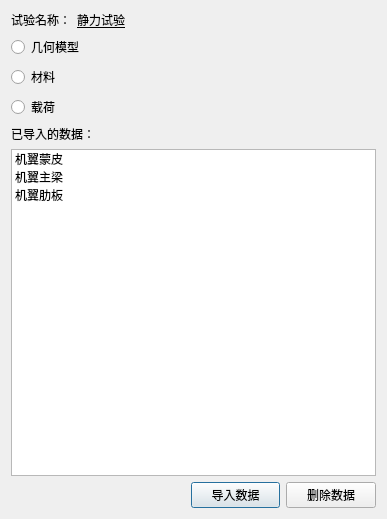
<?xml version="1.0" encoding="UTF-8"?>
<ui version="4.0">
 <class>Dialog</class>
 <widget class="QDialog" name="Dialog">
  <property name="geometry">
   <rect>
    <x>0</x>
    <y>0</y>
    <width>387</width>
    <height>519</height>
   </rect>
  </property>
  <property name="windowTitle">
   <string>静力试验-数据入库</string>
  </property>
  <layout class="QVBoxLayout" name="verticalLayout_2">
   <item>
    <layout class="QHBoxLayout" name="horizontalLayout" stretch="1,5">
     <item>
      <widget class="QLabel" name="label">
       <property name="text">
        <string>试验名称：</string>
       </property>
      </widget>
     </item>
     <item>
      <widget class="QLabel" name="label_2">
       <property name="styleSheet">
        <string notr="true">font: 75 9pt &quot;Agency FB&quot;;
text-decoration: underline;</string>
       </property>
       <property name="text">
        <string>静力试验</string>
       </property>
      </widget>
     </item>
    </layout>
   </item>
   <item>
    <layout class="QVBoxLayout" name="verticalLayout_3">
     <item>
      <widget class="QRadioButton" name="radioButton">
       <property name="text">
        <string>几何模型</string>
       </property>
      </widget>
     </item>
     <item>
      <widget class="QRadioButton" name="radioButton_2">
       <property name="text">
        <string>材料</string>
       </property>
      </widget>
     </item>
     <item>
      <widget class="QRadioButton" name="radioButton_3">
       <property name="text">
        <string>载荷</string>
       </property>
      </widget>
     </item>
    </layout>
   </item>
   <item>
    <layout class="QVBoxLayout" name="verticalLayout">
     <item>
      <widget class="QLabel" name="label_3">
       <property name="text">
        <string>已导入的数据：</string>
       </property>
      </widget>
     </item>
     <item>
      <widget class="QListWidget" name="listWidget">
       <item>
        <property name="text">
         <string>机翼蒙皮</string>
        </property>
        <property name="icon">
         <iconset>
          <normalon>icons/tedges.png</normalon>
         </iconset>
        </property>
       </item>
       <item>
        <property name="text">
         <string>机翼主梁</string>
        </property>
        <property name="icon">
         <iconset>
          <normalon>icons/tedges.png</normalon>
         </iconset>
        </property>
       </item>
       <item>
        <property name="text">
         <string>机翼肋板</string>
        </property>
        <property name="icon">
         <iconset>
          <normalon>icons/tedges.png</normalon>
         </iconset>
        </property>
       </item>
      </widget>
     </item>
    </layout>
   </item>
   <item>
    <layout class="QHBoxLayout" name="horizontalLayout_3" stretch="2,1,1">
     <item>
      <spacer name="horizontalSpacer">
       <property name="orientation">
        <enum>Qt::Horizontal</enum>
       </property>
       <property name="sizeHint" stdset="0">
        <size>
         <width>40</width>
         <height>20</height>
        </size>
       </property>
      </spacer>
     </item>
     <item>
      <widget class="QPushButton" name="pushButton">
       <property name="text">
        <string>导入数据</string>
       </property>
      </widget>
     </item>
     <item>
      <widget class="QPushButton" name="pushButton_2">
       <property name="text">
        <string>删除数据</string>
       </property>
      </widget>
     </item>
    </layout>
   </item>
  </layout>
 </widget>
 <resources>
  <include location="pyvtdm.qrc"/>
 </resources>
 <connections/>
</ui>
